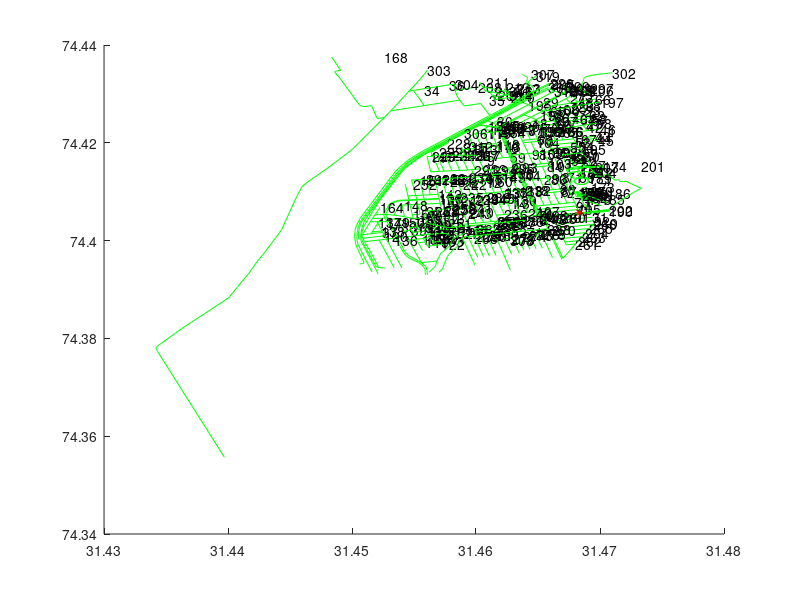
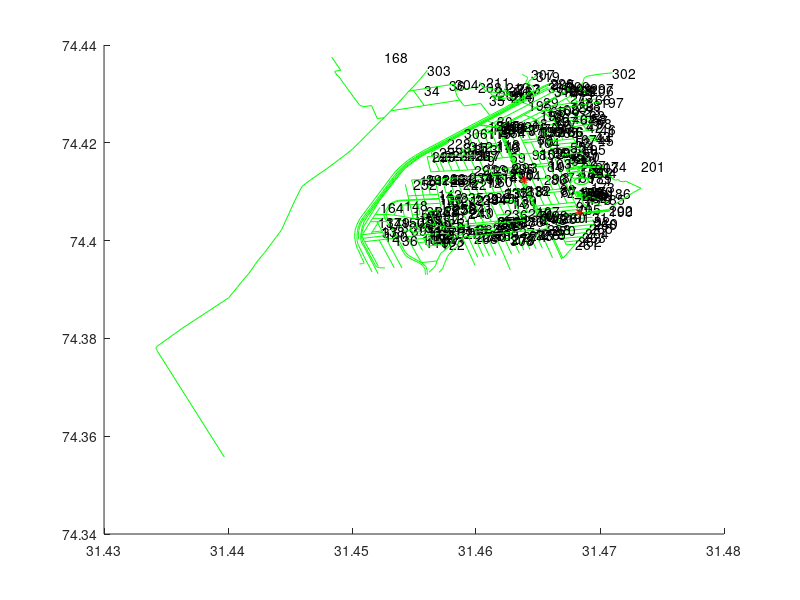
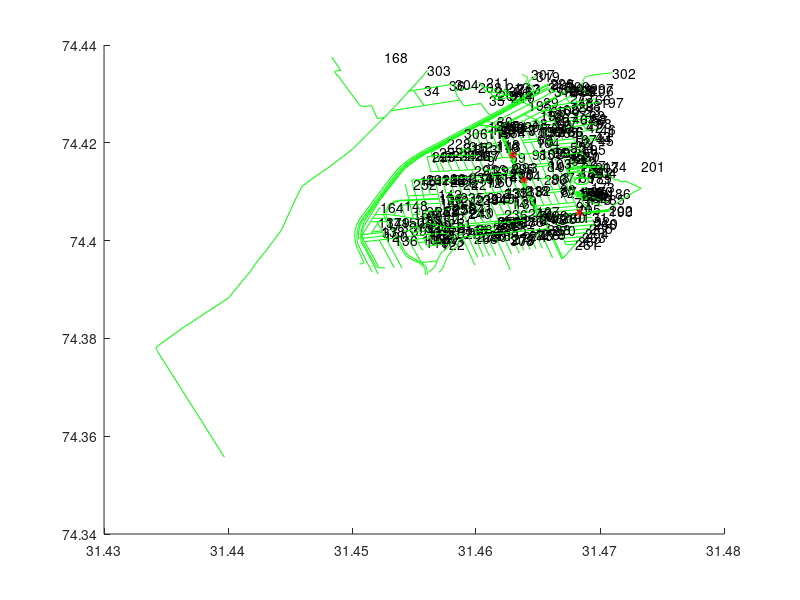
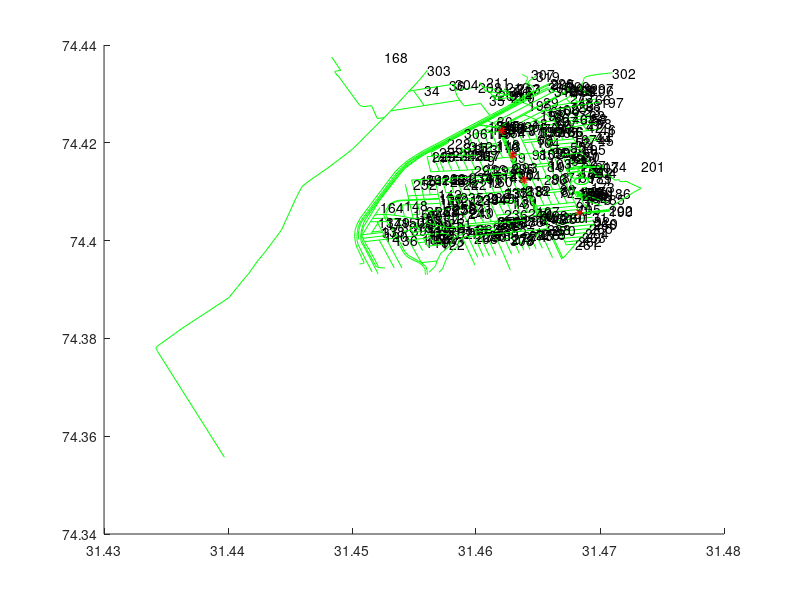

MATLAB code for these plots, in order:
%% load data into matlab
hold on
close all
clear all
load('cellarray_ways.mat', 'cellarray_ways');

%Ways = zeros(length(cellarray_ways),length(cellarray_ways{cell_num}),2);
%% find block
for cell_num = 1:length(cellarray_ways)
    for point_num = 1:length(cellarray_ways{cell_num})
        Ways(cell_num,point_num,1) = cellarray_ways{cell_num}{point_num}(1);
        Ways(cell_num,point_num,2) = cellarray_ways{cell_num}{point_num}(2);
    end
end


%% load data into matlab

load('cellarray_ways.mat', 'cellarray_ways');

%Ways = zeros(length(cellarray_ways),length(cellarray_ways{cell_num}),2);
%% find block
for cell_num = 1:length(cellarray_ways)
    for point_num = 1:length(cellarray_ways{cell_num})
        Ways(cell_num,point_num,1) = cellarray_ways{cell_num}{point_num}(1);
        Ways(cell_num,point_num,2) = cellarray_ways{cell_num}{point_num}(2);
    end
end



hold on
X={};
Y={};



    
for cell_num = 1:length(cellarray_ways)
    %plot(Ways(cell_num,:,1) , Ways(cell_num,:,2));
  
 manual_ways_toshow=[1:319]
%% manual_ways_toshow=[63,80,74,97];
    if (sum(cell_num==manual_ways_toshow)==1)
        
        disp([num2str(cell_num) ,'_']);
        %following code is used to detect if the path(set of points) is a
        %relatively straight line
        [p,struct] = polyfit( Ways(cell_num,1:length(cellarray_ways{cell_num}),1) , Ways(cell_num,1:length(cellarray_ways{cell_num}),2) ,1)
        if(struct.df<900000 )% .df is a measure of straightness (dont know/need the exact details)
            
            plot( Ways(cell_num,1:length(cellarray_ways{cell_num}),1) , Ways(cell_num,1:length(cellarray_ways{cell_num}),2) ,'g');
            X{end+1}= Ways(cell_num,1:length(cellarray_ways{cell_num}),1);
            Y{end+1}= Ways(cell_num,1:length(cellarray_ways{cell_num}),2);
        else
            %dont plot lines that arent straight
            disp('is not a st line')
        end
        % number the lines for easy marking of paths
        text(max(Ways(cell_num,1:length(cellarray_ways{cell_num}),1)),max(Ways(cell_num,1:length(cellarray_ways{cell_num}),2)),num2str(cell_num))
        disp('^');
    end
end


%% making 2 point ways
    Way_2pt =[];
    for cell_num = 1:length(cellarray_ways)
        curWayLen = length(cellarray_ways{cell_num});
        for iter =  1:curWayLen
            if iter+1 <= curWayLen
                %starting point
                Way_2pt(end+1 ,1 ,1) = Ways(cell_num,iter,1);
                Way_2pt(end ,1 ,2) = Ways(cell_num,iter,2);
                Way_2pt(end ,3,1) = cell_num;
                %ending point
                Way_2pt(end , 2 , 1)= Ways(cell_num,iter+1,1);
                Way_2pt(end , 2 , 2)= Ways(cell_num,iter+1,2);
                 Way_2pt(end , 3 , 1)=cell_num;
                x=[  Ways(cell_num,iter,1);,Ways(cell_num,iter+1,1)];
                y=[  Ways(cell_num,iter,2);,Ways(cell_num,iter+1,2)];
            %%    plot(x,y)
            end
        end


    end
count = 0;
for i=1:length(Way_2pt)
    x1 = Way_2pt(i,2,1);
    y1 = Way_2pt(i,2,2);
    cell1=Way_2pt(i,3,1);
   
    
   %%  p1 = polyfit(x1,y1,1);
    
    
    for j=1:length(Way_2pt)
        if(i~=-j  )    
            x2 = Way_2pt(j,1,1);
            y2 = Way_2pt(j,1,2);
            cell2=Way_2pt(j,3,1);
           %% diff_tocmp= tocmp_way_end-tocmp_way_start;
            %%slope_in=diff_tocmp(2)/diff_tocmp(1);
           
      %%%      p2 = polyfit(x2,y2,1); 
        
      %%      x_intersect = fzero(@(x) polyval(p1-p2,x),3);
            
     %%       y_intersect = polyval(p1,x_intersect);
            
     %%       if(((abs(x_intersect-min(x2))<0.001 &&abs(x_intersect-min(x1))<0.001) || (abs(x_intersect-max(x2))<0.001 && abs(x_intersect-max(x1))<0.001)) && ((abs(y_intersect-min(y2))<0.001 && abs(y_intersect-min(y1))<0.001) ||( abs(y_intersect-max(y2))<0.001 && abs(y_intersect-max(y1))<0.001)))
         
            if (x1==x2 && y1==y2 && cell1~=cell2)  
                plot(x2,y2,'r*')
                count=count+1; 
                disp('Has been plotted ')
                saveas(gcf,'CV2','jpg')
                drawnow;
            end
       end
    end
end


%%%%%%%%%%%%%%%%%%%%%%%%%%%%%%%%%%%%%%%%%%%%%%%%%%%%%